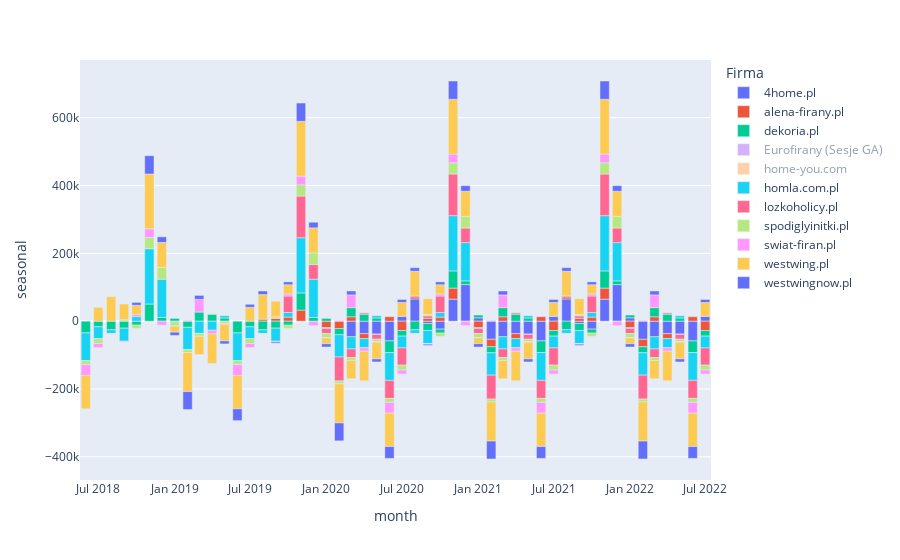

The notebook cell this image was saved under:
### Code cell
px.bar(df_trend,
        x='month',
        y='seasonal',
        color='Firma',
       height=700)
